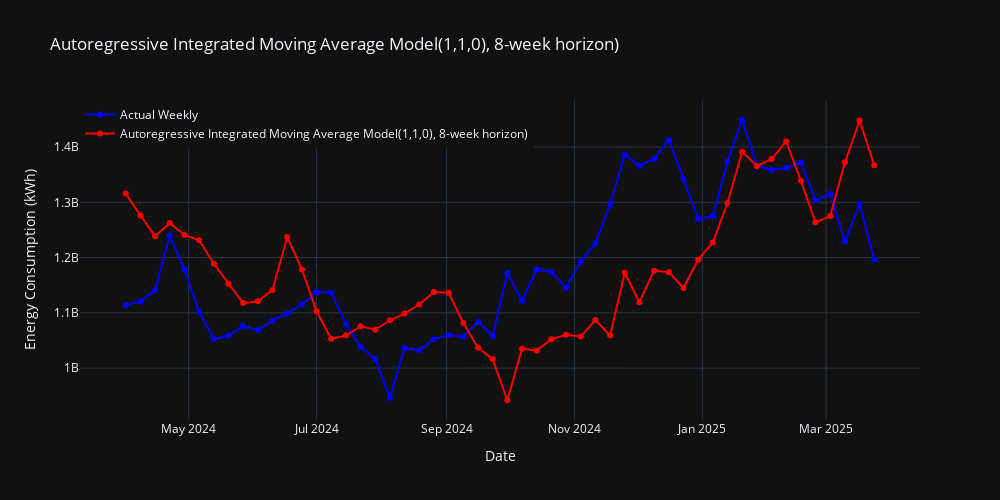

The notebook cell this image was saved under:
### Markdown cell above
## ARIMA

### Code cell
# Ensure consistent lengths
min_len = min(len(time_index), len(energy_consumption_data))
time_index = time_index[:min_len]
energy_consumption_data = energy_consumption_data[:min_len]

# --- Convert to Darts TimeSeries (WEEKLY) ---
series = TimeSeries.from_times_and_values(
    pd.DatetimeIndex(time_index),
    energy_consumption_data,
    fill_missing_dates=True,
)

model = ARIMA(1, 1, 0)  # ARIMA(1,1,0) with yearly seasonality
horizon = 8            
start = len(series) - 52 - horizon + 1

forecast = model.historical_forecasts(
    series=series,
    start=start,
    forecast_horizon=horizon,
    stride=1,
    retrain=True,
    train_length=104,
    last_points_only=True,
    show_warnings=False  # Optional: suppress warning messages
)

# --- Align actual values ---
actual = series.slice(forecast.start_time(), forecast.end_time())

# Convert to Pandas
actual_df = actual.to_series().to_frame(name="Actual")
forecast_df = forecast.to_series().to_frame(name="Forecast")

fig = go.Figure()

# Actual values
fig.add_trace(go.Scatter(
    x=actual_df.index,
    y=actual_df["Actual"],
    mode='lines+markers',
    name='Actual Weekly',
    line=dict(color='blue')
))

# Forecast values
fig.add_trace(go.Scatter(
    x=forecast_df.index,
    y=forecast_df["Forecast"],
    mode='lines+markers',
    name='Autoregressive Integrated Moving Average Model(1,1,0), 8-week horizon)',
    line=dict(color='red')
))

# Layout
fig.update_layout(
    title="Autoregressive Integrated Moving Average Model(1,1,0), 8-week horizon)",
    xaxis_title="Date",
    yaxis_title="Energy Consumption (kWh)",
    legend=dict(x=0, y=1),
    template="plotly_dark",
    width=1000,
    height=500
)

# Show plot
fig.show()

# --- Save JSON for Next.js ---
pio.write_json(
    fig,
    "/Users/omarabdesslem/Documents/Projects/Thesis-Website/public/ARIMA/ARIMA_data.json",
    pretty=True
)

# --- Evaluate and save MAPE ---
if len(actual) == len(forecast):
    mape_score = mape(actual, forecast)
    print(f"MAPE (Weekly, 8-week Horizon): {mape_score:.2f}%")

    with open("/Users/omarabdesslem/Documents/Projects/Thesis-Website/public/ARIMA/arima_mape.txt", "w") as f:
        f.write(f"{mape_score:.2f}")
else:
    print("Forecast and actual series do not match in length.")
